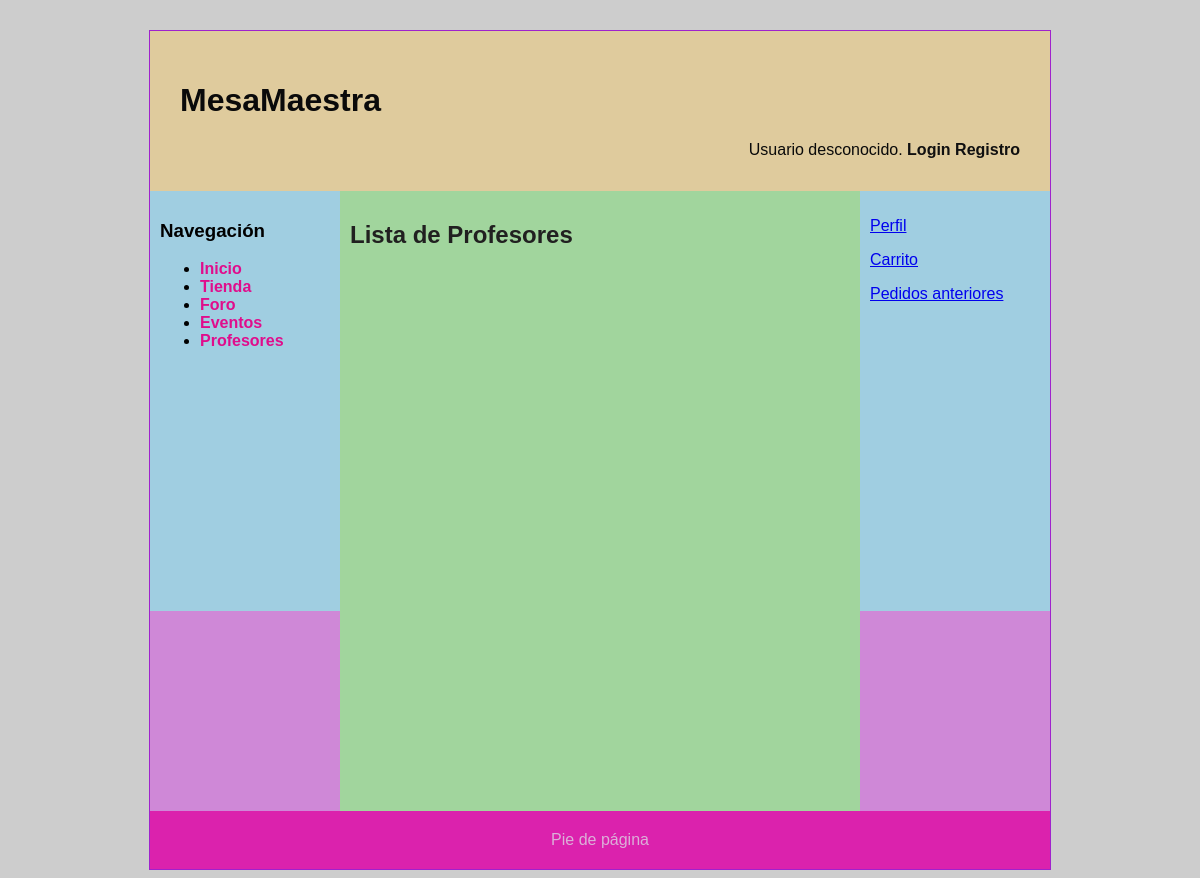
Page /includes/vistas/helpers/profesores.php on the earlier database version.
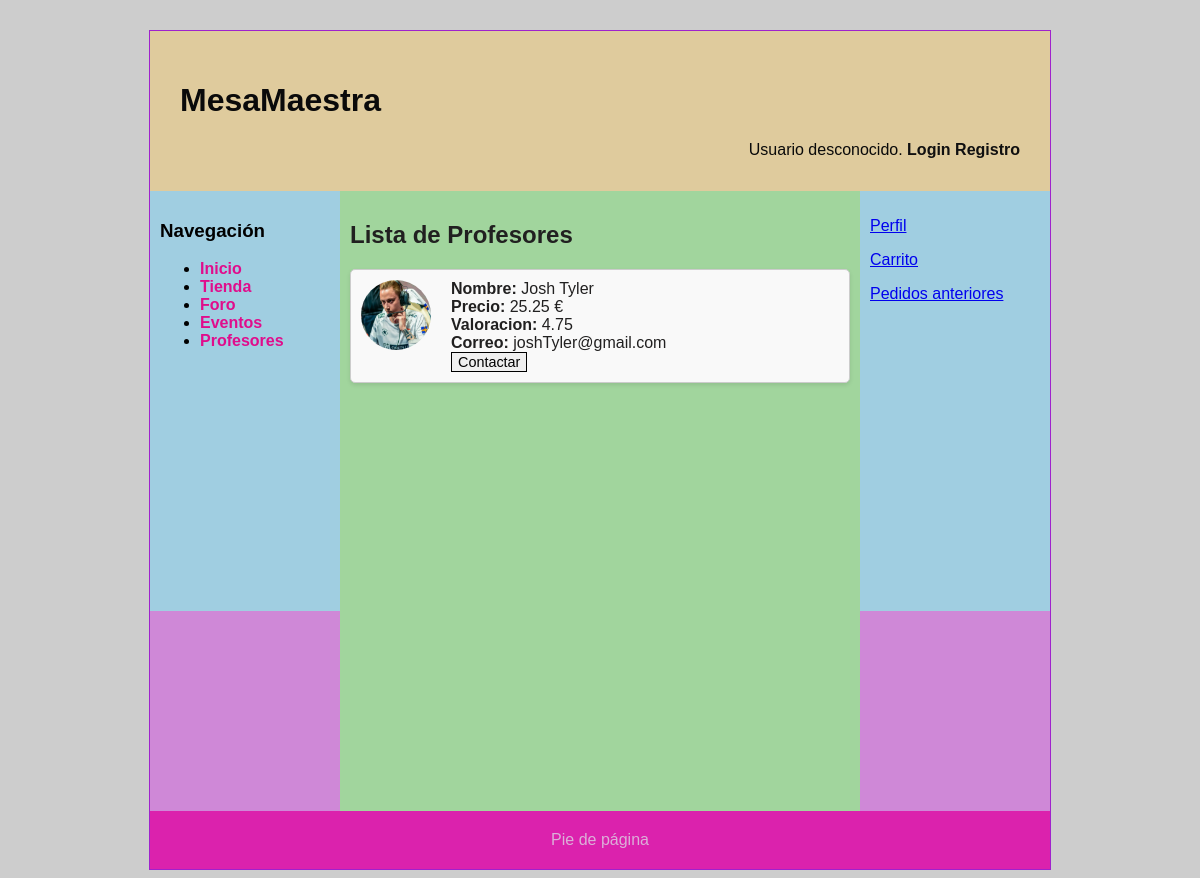
Same page on the later database version.
### tables this page shows
CREATE TABLE `usuarios` (
  `id` int(11) NOT NULL,
  `password` varchar(70) NOT NULL,
  `nombre` varchar(50) NOT NULL,
  `correo` varchar(50) NOT NULL,
  `rolUser` int(11) NOT NULL,
  `valoracion` float DEFAULT NULL,
  `precio` float DEFAULT NULL,
  `avatar` varchar(50) DEFAULT NULL
);

### includes/src/usuarios/Usuario.php (called while the page is built, shortened)
<?php
class Usuario
{
    protected static function hashPassword($password)
    {
        return password_hash($password, PASSWORD_DEFAULT);
    }
    private $nombre;
    private $correo;
    private $avatar;
    protected  function __construct($rol,$nombre, $password, $correo, $avatar, $id = null)
    {
        $this->nombre = $nombre;
        $this->correo = $correo;
        $this->avatar = $avatar;
    }
    public function getNombre()
    {
        return $this->nombre;
    }
    public function getCorreo()
    {
        return $this->correo;
    }
    public function getAvatar()
    {
        return $this->avatar;
    }
}

### includes/src/usuarios/Profesor.php (called while the page is built, shortened)
<?php
class Profesor extends Usuario
{
    private $valoracion;
    private $precio;
    public function __construct($rol, $nombre, $password, $correo,  $precio,$valoracion, $avatar,$id = null)
    {
        $this->valoracion =  $valoracion;
        $this->precio =  $precio;
    }
    public function getValoracion()
    {
        return $this->valoracion;
    }
    public function getPrecio()
    {
        return $this->precio;
    }
    public static function listarProfesores()
    {
        $conn = BD::getInstance()->getConexionBd();
        $query = "SELECT * FROM Usuarios WHERE rolUser = " . self::TEACHER_ROLE;
        $rs = $conn->query($query);
        $profesores = array();
        if ($rs) {
            while ($fila = $rs->fetch_assoc()) {
                $profesor = new Profesor(
                    $fila['rolUser'],
                    $fila['nombre'],
                    $fila['password'],
                    $fila['correo'],
                    $fila['precio'],
                    $fila['valoracion'],
                    $fila['avatar'],
                    $fila['id']
                );
                $profesores[] = $profesor;
            }
        }
        return $profesores;
    }
}

### includes/src/usuarios/listaProfesores.php (the view, shortened to what this page needs)
<?php
    require_once __DIR__.'../../../../caracteristicaProducto.php';
    echo '<link rel="stylesheet" type="text/css" href="' . RUTA_CSS . '/imagenes.css">';
    $contenidoPrincipal = listaProfesores();
?>
<?php
function listaProfesores()
{
    $profesores = Profesor::listarProfesores();
    $html = "<div class='profesores'>";
    foreach ($profesores as $profesor) {
        $html .= visualizaProfesor($profesor);
    }
    $html .= "</div>";
    return $html;
}
function visualizaProfesor($profesor) {
        $imagenPath = $profesor->getAvatar() ? RUTA_IMGS . $profesor->getAvatar() : RUTA_IMGS . 'images/avatarPorDefecto.png';
        $precio = $profesor->getPrecio();
        $valoracion = $profesor->getValoracion();
        if ($precio === null) {
            $precioTexto = '-';
        } else {
            $precioTexto = $precio . ' €';
        }
        if ($valoracion === null) {
            $valoracionTexto = '-';
        } else {
            $valoracionTexto = $valoracion;
        }
        $html = <<<EOF
        <div class="profesor">
            <img src="{$imagenPath}" alt="Avatar de {$profesor->getNombre()}" class="profesor_avatar">
            <div class="profesor_info">
                <div class="profesor_nombre"><strong>Nombre:</strong> {$profesor->getNombre()}</div>
                <div class="profesor_precio"><strong>Precio:</strong> {$precioTexto}</div>
                <div class="profesor_valoracion"><strong>Valoracion:</strong> {$valoracionTexto}</div>
                <div class="profesor_correo"><strong>Correo:</strong> {$profesor->getCorreo()}</div>
                <div>
                    <button onclick="contactarProfesor('{$profesor->getCorreo()}')">Contactar</button>
                </div>
            </div>
        </div>
    EOF;
    return $html;
}
?>

### caracteristicaProducto.php (shortened to what this page needs)
<?php
    echo '<link rel="stylesheet" type="text/css" href="css/imagenes.css">';
?>

### includes/vistas/helpers/profesores.php (shortened to what this page needs)
<?php
require_once __DIR__.'/../../src/usuarios/listaProfesores.php';
$profesores = listaProfesores();
$contenidoPrincipal = <<<HTML
    <h1>Lista de Profesores</h1>
    <div class="contenedor-profesores">
        $profesores
    </div>
HTML;
require_once __DIR__.'/../comun/layout.php';

### includes/vistas/comun/layout.php (shortened to what this page needs)
<!DOCTYPE html>
<html>
<head>
	<link rel="stylesheet" type="text/css" href="<?= RUTA_CSS.'/estilo.css'?>" />
</head>
<body>
<div id="contenedor">
<?php
require_once('cabecera.php');
require_once('sidebarIzq.php');
?>
<main>
	<article>
		<?= $contenidoPrincipal ?>
	</article>
</main>
<?php
require_once('sidebarDer.php');
require_once('pie.php');
?>
</div>
</body>
</html>

### includes/vistas/comun/cabecera.php (shortened to what this page needs)
<?php
	require_once __DIR__.'/../../../cabeceraAuxSaludo.php';
?>
<header>
	<h1>MesaMaestra</h1>
	<div class="saludo">
	<?= mostrarSaludo() ?>
	</div>
</header>

### cabeceraAuxSaludo.php
<?php
function mostrarSaludo() {
	$rutaApp = RUTA_APP;
	$html='';
	if (isset($_SESSION["login"]) && ($_SESSION["login"]===true)) {
		$html.= "Bienvenido, {$_SESSION['nombre']} <a href='{$rutaApp}/logout.php'>(salir)</a>";
	} else {
		$html.= "Usuario desconocido. <a href='{$rutaApp}/loginView.php'>Login</a> <a href='{$rutaApp}/registro.php'>Registro</a>";
	}
	return $html;
}
?>

### includes/vistas/comun/sidebarIzq.php
<nav id="sidebarIzq">
	<h3>Navegación</h3>
	<ul>
		<li><a href="<?= RUTA_APP?>/index.php">Inicio</a></li>
		<li><a href="<?= RUTA_APP?>/tienda.php">Tienda</a></li>
		<li><a href="<?= RUTA_APP?>/foro.php">Foro</a></li>
		<li><a href="<?= RUTA_APP?>/eventos.php">Eventos</a></li>
		<li><a href="<?= RUTA_APP?>/includes/vistas/helpers/profesores.php">Profesores</a></li>
	</ul>
</nav>

### includes/vistas/comun/sidebarDer.php
<aside id="sidebarDer">
<div class="sidebar-section" id="usuario">
        <p><a href="/G3_SW/verPerfil.php" target="_self">Perfil</a></p>
    </div>
    <div class="sidebar-section" id="carrito">
        <p><a href="/G3_SW/includes/carrito_usuario.php" target="_self">Carrito</a></p>
    </div>
    <div class="sidebar-section" id="pedidos">
        <p><a href="/G3_SW/includes/vistas/helpers/mostrarPedidiosAnteriores.php" target="_self">Pedidos anteriores</a></p>
    </div>
</aside>

### includes/vistas/comun/pie.php
<footer>
	Pie de página
</footer>

### css/imagenes.css (style rules this page uses)
.profesor { border: 1px solid #ccc; padding: 10px; margin-bottom: 20px; background-color: #f9f9f9; border-radius: 5px; box-shadow: 0 2px 4px rgba(0, 0, 0, 0.1); }
.profesor_avatar { width: 70px; height: 70px; border-radius: 50%; margin-right: 20px; float: left; }
.profesor_info { overflow: hidden; }

### css/estilo.css (style rules this page uses)
body { background-color: #CDCDCD; font-family: "Comic Sans MS", cursive, sans-serif; }
div#contenedor { width: 900px; margin: auto; border: 1px solid rgb(159, 34, 205); background-color: #cf88d7; margin-top: 30px; }
header { padding: 30px; height: 100px; background-color: #e8f17ea4; color: rgb(10, 10, 10); }
header a, header a:visited { color: rgb(16, 16, 16); font-weight: bold; text-decoration: none; }
nav { padding: 10px; float: left; width: 170px; height: 400px; background-color: #a0cee1; }
nav a, nav a:visited { color: rgb(224, 13, 140);; font-weight: bold; text-decoration: none; }
aside { padding: 10px; float: right; width: 170px; height: 400px; background-color: #a0cee1; }
main { padding: 10px; float: left; min-height: 600px; width: 500px; background-color: rgb(161, 213, 157); color: rgb(33, 32, 32); }
footer { clear: both; padding: 20px; background-color: #db22ad; color: rgb(219, 176, 216); text-align: center; }
div.saludo { width: 100%; text-align: right; }
button, a.boton { border: 1px solid black; font-size: 0.9em; font-family: Arial; font-weight: 400; }

Differences in the rows shown:
added usuarios: avatar (picture), nombre "Josh Tyler", precio "25.25 €", valoracion "4.75", correo "joshTyler@gmail.com"
Other differences:
text now shown: "Nombre: Precio: Valoracion: Correo: Contactar"
